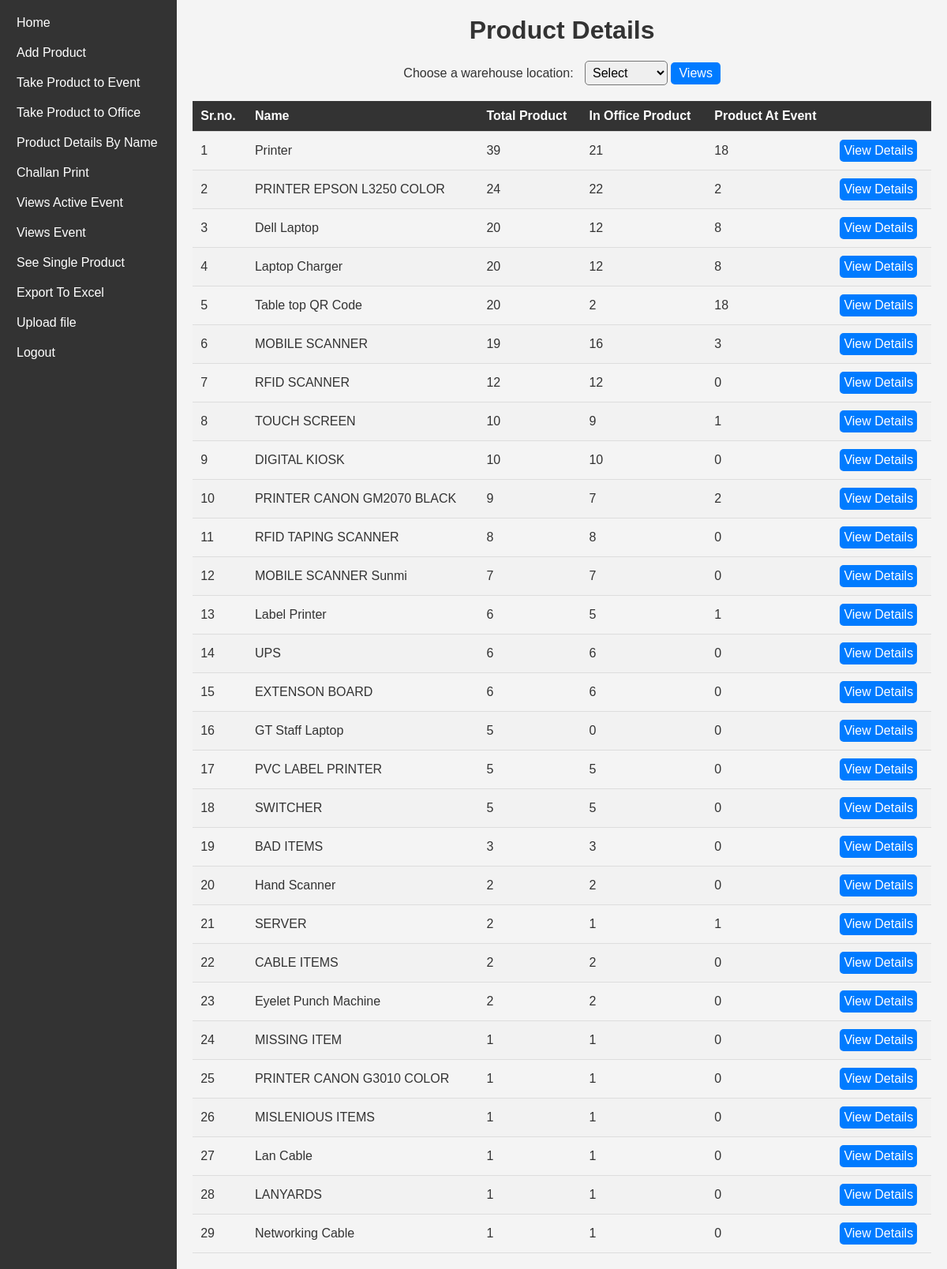
Screenshot of / (signed in) with the database file from the repository.
### Add_product/models.py (models this page shows, shortened)
class Product(models.Model):
    name = models.CharField(max_length=255, null=False)
    qr_code = models.CharField(max_length=255, unique=True, null=False)
    serial_number = models.CharField(max_length=255,null=True)
    model = models.CharField(max_length=255,null=True)
    configuration = models.TextField(null=True)
    working_status = models.CharField(max_length=10, default='working')
    warehouse_location = models.CharField(max_length=255,null=True)
    buy_date = models.DateField(null=True)
    brand_name = models.CharField(max_length=255,null=True)
    office_status = models.CharField(max_length=255, null=False)
    event_name=event_name = models.CharField(max_length=100,default="",null=True)

### Add_product/views.py (the view)
# urls.py: path('',views.home,name="home"),
@login_required
def home(request):
    products = Product.objects.all()
    product_details = {}
    for product in products:
        total_count = Product.objects.filter(name=product.name).count()
        total_in_office = Product.objects.filter(name=product.name, office_status='in_office').count()
        total_at_event = Product.objects.filter(name=product.name, office_status='in_event').count()
        if product.name not in product_details:
            product_details[product.name] = {
                'name': product.name,
                'count': total_count,
                'in_office': total_in_office,
                'out_office': total_at_event
            }
    sorted_products = sorted(product_details.values(), key=lambda x: x['count'], reverse=True)
    context = {'products': sorted_products}  # Convert dictionary values to a list
    return render(request, 'home.html', context)

### Add_product/templates/home.html (shortened to what this page needs)
{% extends 'sidebar.html' %}
{% block content %}
    <div id="main-content">
        <div class="heading-main" >
        <h1 class="home_title">Product Details</h1>
        <form action="{% url 'home_location' %}" method="POST">
            <label for="warehouse_location">Choose a warehouse location:</label>
            <select id="warehouse_location" name="warehouse_location">
                <option value="" {% if warehouse_location == "" %}selected{% endif %}>Select</option>
            </select>
            <button type="submit">Views</button>
        </form>
    </div>
        <div class="table-wrapper">
            <table>
                <thead>
                    <tr>
                        <th>Sr.no.</th>
                        <th>Name</th>
                        <th>Total Product</th>
                        <th>In Office Product</th>
                        <th>Product At Event</th>
                        <th></th>
                    </tr>
                </thead>
                <tbody>
                    {% for product in products %}
                    <tr>
                        <td>{{ forloop.counter }}</td>
                        <td>{{ product.name }}</td>
                        <td>{{ product.count }}</td>
                        <td>{{ product.in_office }}</td>
                        <td>{{ product.out_office }}</td>
                        <td>
                            <form action="{% url 'product_details' %}" method="post">
                                <button type="submit" class="view-details-button">View Details</button>
                            </form>
                        </td>
                    </tr>
                    {% endfor %}
                </tbody>
            </table>
        </div>
    </div>
</div>
{% endblock %}

### Add_product/templates/sidebar.html (shortened to what this page needs)
<!DOCTYPE html>
<html lang="en">
<head>
</head>
<body>
    {% block sidebarContent %}
    <div id="wrapper" class="d-flex">
        <div id="sidebar">
            <ul class="list-unstyled ">
                <li><a href="{% url 'home' %}">Home</a></li>
                <li><a href="{% url 'add_product'%}">Add  Product</a></li>
                <li><a href="{% url 'AddeventDetails' %}">Take Product to Event</a></li>
                <li><a href="{% url 'return_product_views'%}">Take Product to Office</a></li>
                <li><a href="{% url 'product_details'%}">Product Details By Name</a></li>
                <li><a href="{% url 'event_selection_view' %}">Challan Print</a></li>
                <li><a href="{% url 'event_views_active' %}">Views Active Event </a></li>
                <li><a href="{% url 'event_views' %}">Views Event</a></li>
                <li><a href="{% url 'qr_code_input' %}">See Single Product</a></li>
                <li><a href="{% url 'export_excel' %}">Export To Excel </a></li>
                 <li><a href="{% url 'upload_products' %}">Upload file  </a></li>
                <li><a href="{% url 'my_logout_view' %}">Logout</a></li>
            </ul>
        </div>
        {% endblock sidebarContent %}
        {% block content %}
    {% endblock content %}
</body>
</html>

### Add_product/templates/sidebar.html (style rules this page uses)
* { padding: 0; margin: 0; }
body { font-family: 'Arial', sans-serif; background-color: #f4f4f4; color: #333; }
#wrapper { min-height: 100vh; display: flex; }
#sidebar { background-color: #333; color: #fff; width: 230px; padding: 0; }
#sidebar ul { list-style: none; padding: 1px; padding-top: 10px; margin-left: 10px; position: fixed; min-height: 100vh; }
#sidebar a { text-decoration: none; color: #fff; display: block; padding: 10px; transition: background-color 0.3s; }

### Add_product/templates/home.html (style rules this page uses)
#main-content { width: 80%; padding: 20px; }
.heading-main { margin-bottom: 20px; display: flex; justify-content: space-evenly; flex-direction: column; text-align: center; }
label { font-size: 16px; margin-right: 10px; }
select { font-size: 16px; padding: 5px; border-radius: 5px; }
button { font-size: 16px; padding: 5px 10px; background-color: #007bff; color: #fff; border: none; border-radius: 5px; cursor: pointer; }
h1 { color: #333; margin-bottom: 20px; text-align: center; }
.table-wrapper { overflow-x: auto; }
table { width: 100%; border-collapse: collapse; }
th, td { padding: 10px; text-align: left; border-bottom: 1px solid #ddd; }
thead { background-color: #333; color: #fff; }
tbody tr:nth-child(even) { background-color: #f2f2f2; }
.view-details-button { background-color: #007bff; color: white; padding: 5px 5px; border: none; border-radius: 5px; cursor: pointer; font-size: 16px; }

### rows the page displays
Product: name "Printer"
Product: name "PRINTER EPSON L3250 COLOR"
Product: name "Dell Laptop"
Product: name "Laptop Charger"
Product: name "Table top QR Code"
Product: name "MOBILE SCANNER"
Product: name "RFID SCANNER"
Product: name "TOUCH SCREEN"
Product: name "DIGITAL KIOSK"
Product: name "PRINTER CANON GM2070 BLACK"
Product: name "RFID TAPING SCANNER"
Product: name "MOBILE SCANNER Sunmi"
Product: name "Label Printer"
Product: name "UPS"
Product: name "EXTENSON BOARD"
Product: name "GT Staff Laptop"
Product: name "PVC LABEL PRINTER"
Product: name "SWITCHER"
Product: name "BAD ITEMS"
Product: name "Hand Scanner"
Product: name "SERVER"
Product: name "CABLE ITEMS"
Product: name "Eyelet Punch Machine"
Product: name "MISSING ITEM"
Product: name "PRINTER CANON G3010 COLOR"
Product: name "MISLENIOUS ITEMS"
Product: name "Lan Cable"
Product: name "LANYARDS"
Product: name "Networking Cable"

### other values shown
{{ product.count }} "39" "24" "20" "20" "20" "19" "12" "10" "10" "9" "8" "7" "6" "6" "6" "5" "5" "5" "3" "2" "2" "2" "2" "1" "1" "1" "1" "1" "1"
{{ product.in_office }} "21" "22" "12" "12" "2" "16" "12" "9" "10" "7" "8" "7" "5" "6" "6" "0" "5" "5" "3" "2" "1" "2" "2" "1" "1" "1" "1" "1" "1"
{{ product.out_office }} "18" "2" "8" "8" "18" "3" "0" "1" "0" "2" "0" "0" "1" "0" "0" "0" "0" "0" "0" "0" "1" "0" "0" "0" "0" "0" "0" "0" "0"
